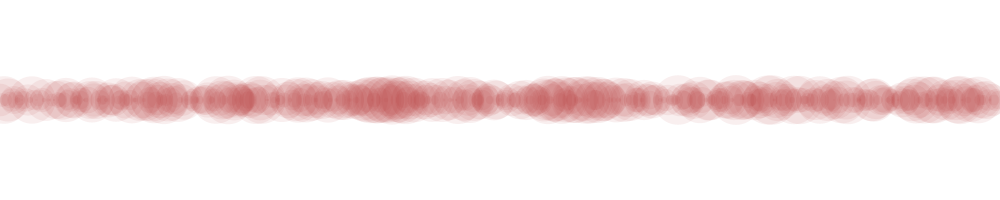
Frame 1 (no input)
Frame 60 (the mouse pressed at the canvas centre just before this capture): identical to frame 1, image omitted
Frame 120 (the mouse held since frame 60 and released just before this capture): identical to frame 1, image omitted

The Processing sketch that drew this single still picture (run headless with seeded random() and noise(); from frame 60 on, the mouse is pressed at the canvas centre):

// Processing sketch: Diameter_java
// ── Diameter_java.pde
float[] diameters;            // Declare the array of floats
 
void setup()
{
  size(1000,200);
  fill(180,50,50,20);
  noStroke();
 
  diameters = new float[500];
  for (int i=0; i<diameters.length; i=i+1)
  {
    diameters[i] = random(1,50);    // Each diameter is a random number between 1 and 50.
  }
}
 
void draw()
{
  background(255);
  float xPos = 0;
 
  /* for (int i=0; i<diameters.length; i = i+1)
  {
    circle(xPos,100,diameters[i]);
    xPos = xPos + 2;
  } */
  
  for (float diameter : diameters)
  {
    circle(xPos,100,diameter);
    xPos = xPos + 2;
  }
}

/*The line for (float diameter : diameters) should be read as 
"for each float variable diameter in the the array diameters..." 
In other words, the line takes each element in the diameters 
array and places it in a loop variable called diameter.*/
